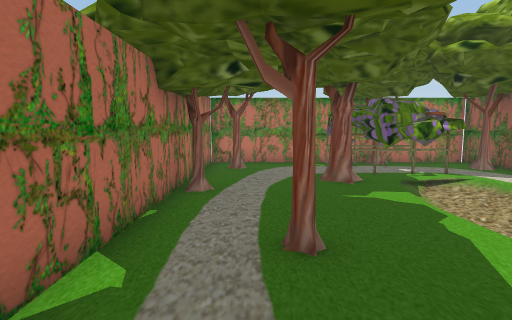
view 1 (above)

12 first-person views from a walk through a scene from a Unity 3-D project. The camera is 1.4 m above the floor, tilts 6° down and sees 80° across. The floor is counted in squares, 1 m on a side. Each view is taken from the middle of a square. On the plan, view 1 faces up. The plan holds only what a view shows up to about 14 squares ahead; the rest is blank. The player character is not drawn. Some animated figures are left out.

view 2
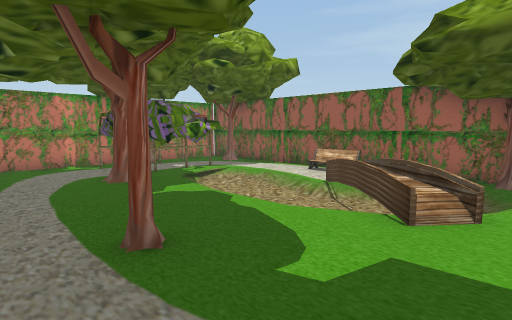

view 3
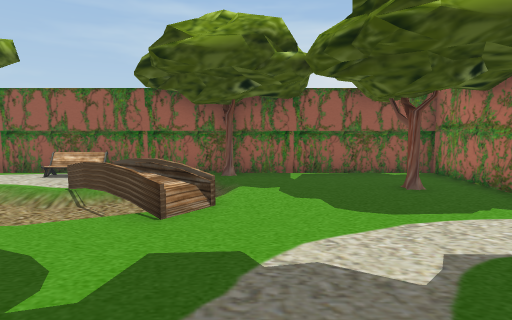

view 4
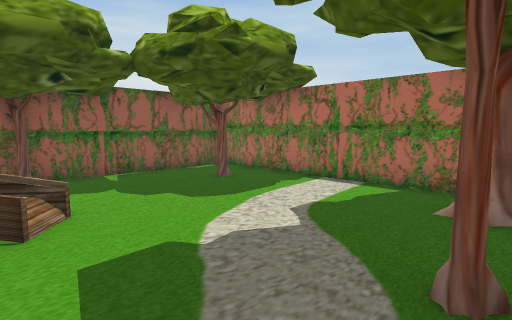

view 5
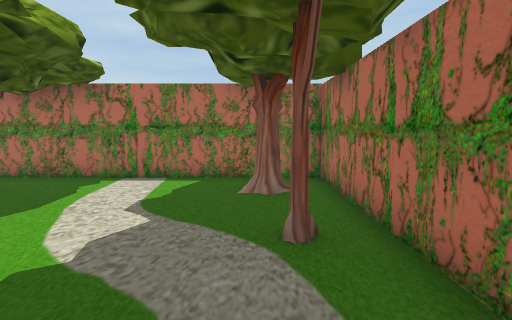

view 6
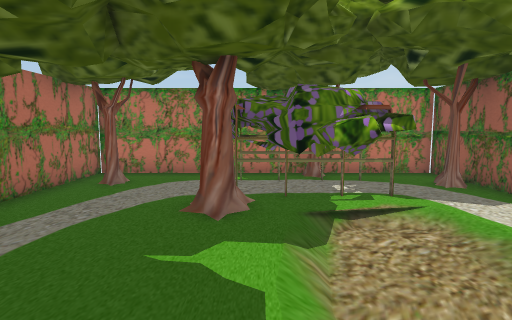

view 7
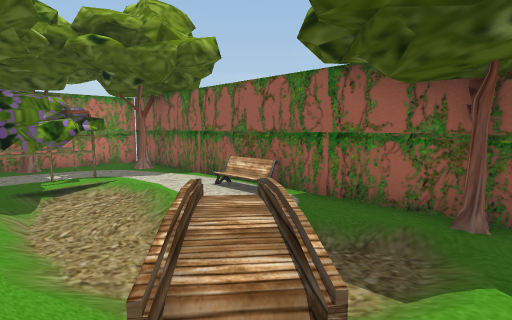

view 8
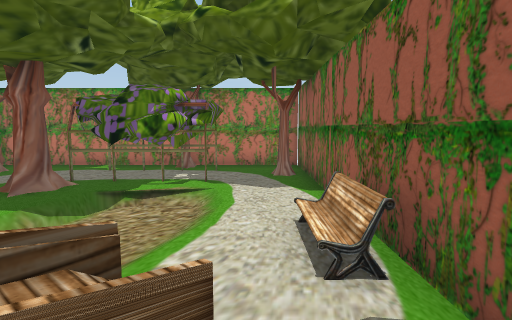

view 9
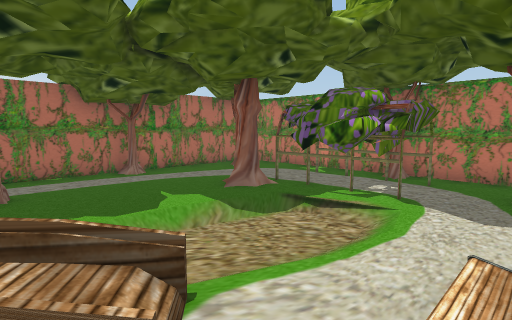

view 10
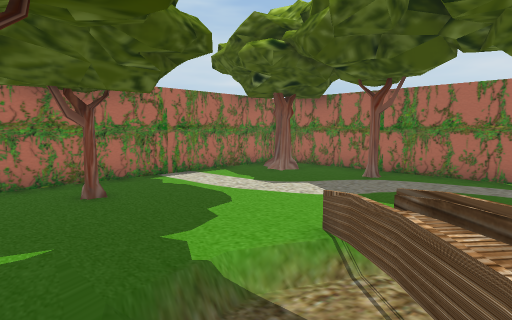

view 11
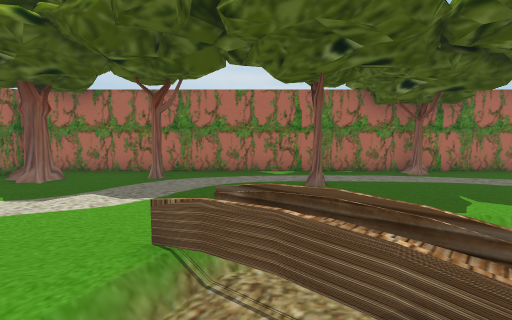

view 12
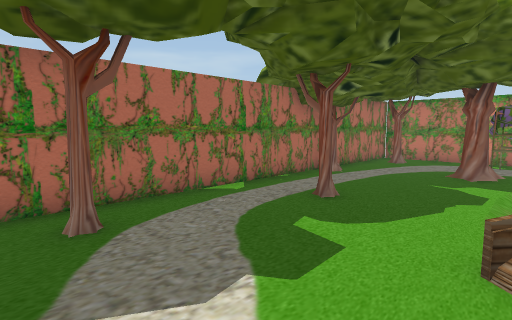

### Floor plan
Key: @ floor where view 1 was taken; # wall or solid block; x gap in a wall; . main floor; - floor 0.25 m lower than the main floor; / step, stairs or slope; = window, fence, low wall or low ledge; T thing the floor can be seen under or through; B bench; O other object.
Columns run from 2 left of view 1 to 9 right of it. Each row starts with its distance up from view 1.
 13 ############
 12 #......T...#
 11 #....TTTT..#
 10 #...TT TT..#
  9 #...TTOTT..#
  8 #.../////..#
  7 #...../-/..#
  6 #.....--/.##
  5 #.....--/.B#
  4 #..#..-##..#
  3 #..... ===.#
  2 #.....x=-/.#
  1 #.....==//##
  0 #.@........#
 -1 #..........#
 -2 #..........#
 -3 #..........#
 -4 #x#.....#..#
 -5 #..........#
 -6 ############

Positions as (right, up) in squares from view 1, and headings:
1: (0, 0), facing up
2: (-1, 0), facing up-right
3: (-1, 0), facing right
4: (-1, 2), facing down-right
5: (0, 3), facing down
6: (3, 3), facing up
7: (3, 0), facing up-right
8: (7, 2), facing up
9: (8, 3), facing up-left
10: (8, 3), facing down-left
11: (8, 2), facing left
12: (4, -2), facing up-left
